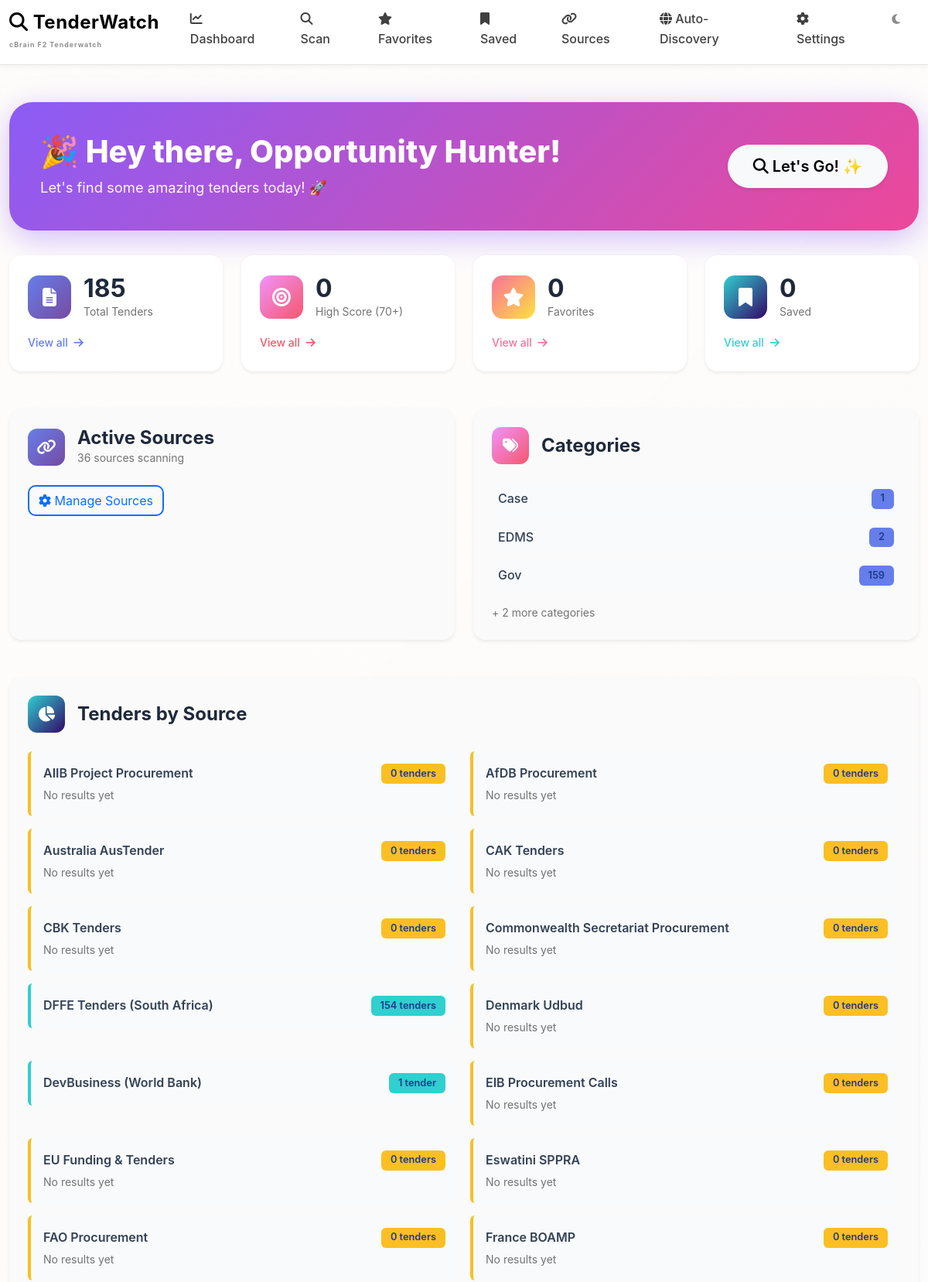
The page / (upper part) on the database its author committed.
### app/models.py (models this page shows)
class TenderResult(db.Model):
    id = db.Column(db.Integer, primary_key=True)
    title = db.Column(db.Text, nullable=False)
    title_translated = db.Column(db.Text, default="")
    link = db.Column(db.Text, unique=True, nullable=False)
    description = db.Column(db.Text, default="")
    description_translated = db.Column(db.Text, default="")
    buyer = db.Column(db.String(200))
    country = db.Column(db.String(200))
    deadline = db.Column(db.String(200))
    publication_date = db.Column(db.String(200))  # F2: for timing filter
    score = db.Column(db.Float)
    keywords_matched = db.Column(db.Text)
    scoring_breakdown = db.Column(db.Text, default="")
    inferred_domains = db.Column(db.Text, default="")  # JSON: ["EDMS", "Workflow", "Gov"]
    priority_level = db.Column(db.String(20), default="LOW")  # HIGH, MEDIUM, LOW, LOCKED, CONDITIONAL, STRATEGIC
    likely_fit_for_f2 = db.Column(db.String(20), default="uncertain")  # true, false, uncertain, no-go, discuss, conditional, strategic
    timing_status = db.Column(db.String(100), default="")  # Timing constraint result
    procurement_status = db.Column(db.String(30), default="open")  # open, locked, locked_but_open, conditional_nogo, conditional_strategic
    requires_qualification = db.Column(db.Boolean, default=False)  # True if Microsoft-mandated
    qualification_reason = db.Column(db.Text, default="")  # Why qualification is needed
    qualification_answers = db.Column(db.Text, default="")  # JSON: user-provided answers to qualification questions
    platform_commitment_signals = db.Column(db.Text, default="")  # JSON: detected Microsoft commitment signals
    discovery_method = db.Column(db.String(50), default="manual")  # 'manual', 'auto', 'priority'
    search_query = db.Column(db.String(500))  # Search query that found this (for auto-discovered)
    search_source = db.Column(db.String(50))  # 'google', 'bing', or source name
    semantic_score = db.Column(db.Float, default=0.0)
    ai_confidence = db.Column(db.Float, default=0.0)
    entities_extracted = db.Column(db.Text, default="")  # JSON with extracted entities
    ai_summary = db.Column(db.Text, default="")  # AI-generated summary
    saved = db.Column(db.Boolean, default=False)
    favorite = db.Column(db.Boolean, default=False)
    notified = db.Column(db.Boolean, default=False)
    source_id = db.Column(db.Integer, db.ForeignKey("tender_source.id"))
    source = db.relationship("TenderSource")
    category = db.Column(db.String(100))
    confidence = db.Column(db.Float)
    created_at = db.Column(db.DateTime, default=datetime.utcnow)

class TenderSource(db.Model):
    id = db.Column(db.Integer, primary_key=True)
    name = db.Column(db.String(200), nullable=False)
    url = db.Column(db.String(500), nullable=False)
    active = db.Column(db.Boolean, default=True)
    favorite = db.Column(db.Boolean, default=False)
    created_at = db.Column(db.DateTime, default=datetime.utcnow)

### app/routes.py (the view)
@main.route("/")
def dashboard():
    one_month_ago = datetime.utcnow() - timedelta(days=30)
    total_tenders = TenderResult.query.filter(TenderResult.created_at >= one_month_ago).count()
    high_score_count = TenderResult.query.filter(
        TenderResult.score >= 70,
        TenderResult.created_at >= one_month_ago
    ).count()
    saved_count = TenderResult.query.filter_by(saved=True).filter(
        TenderResult.created_at >= one_month_ago
    ).count()
    favorite_count = TenderResult.query.filter_by(favorite=True).filter(
        TenderResult.created_at >= one_month_ago
    ).count()
    active_sources = TenderSource.query.filter_by(active=True).count()
    source_contributions = db.session.query(
        TenderSource.name,
        db.func.count(TenderResult.id).label('count')
    ).outerjoin(TenderResult).group_by(TenderSource.name).all()
    categories = db.session.query(
        TenderResult.category,
        db.func.count(TenderResult.id).label('count')
    ).filter(TenderResult.created_at >= one_month_ago).group_by(TenderResult.category).all()
    recent_tenders = TenderResult.query.filter(
        TenderResult.created_at >= one_month_ago
    ).order_by(TenderResult.created_at.desc()).limit(10).all()
    return render_template(
        "dashboard.html",
        total_tenders=total_tenders,
        high_score_count=high_score_count,
        saved_count=saved_count,
        favorite_count=favorite_count,
        active_sources=active_sources,
        source_contributions=source_contributions,
        categories=categories,
        recent_tenders=recent_tenders,
    )

### app/templates/dashboard.html (shortened to what this page needs)
{% extends "base.html" %}
{% block content %}
<div style="background: linear-gradient(135deg, #8b5cf6 0%, #ec4899 100%); padding: 2.5rem; border-radius: 30px; margin-bottom: 2rem; color: white; box-shadow: 0 10px 40px rgba(139, 92, 246, 0.4); animation: fadeIn 0.6s ease-in;">
    <div class="row align-items-center">
        <div class="col-md-8">
            <h1 style="margin: 0; font-weight: 800; font-size: 2.5rem;">🎉 Hey there, Opportunity Hunter!</h1>
            <p style="margin: 0.5rem 0 0 0; opacity: 0.95; font-size: 1.15rem;">Let's find some amazing tenders today! 🚀</p>
        </div>
        <div class="col-md-4 text-end">
            <a href="{{ url_for('main.scan') }}" class="btn btn-light btn-lg shadow-sm" style="border-radius: 50px; padding: 0.75rem 2rem; font-weight: 600; animation: pulse 2s infinite;">
                <i class="fas fa-search"></i> Let's Go! ✨
            </a>
        </div>
    </div>
</div>
<div class="row mb-5 g-4">
    <div class="col-md-3 col-sm-6">
        <div class="card border-0 h-100 shadow-sm hover-lift" style="background: white; border-radius: 16px; transition: all 0.3s ease;">
            <div class="card-body p-4">
                <div class="d-flex align-items-center mb-3">
                    <div style="background: linear-gradient(135deg, #667eea 0%, #764ba2 100%); width: 56px; height: 56px; border-radius: 14px; display: flex; align-items: center; justify-content: center; margin-right: 1rem;">
                        <i class="fas fa-file-alt" style="color: white; font-size: 1.5rem;"></i>
                    </div>
                    <div>
                        <h2 class="mb-0" style="font-weight: 700; color: #1e293b;">{{ total_tenders }}</h2>
                        <p class="mb-0 text-muted" style="font-size: 0.875rem;">Total Tenders</p>
                    </div>
                </div>
                <a href="{{ url_for('main.scan') }}" class="text-decoration-none" style="color: #667eea; font-weight: 500; font-size: 0.875rem;">View all <i class="fas fa-arrow-right ms-1"></i></a>
            </div>
        </div>
    </div>
    <div class="col-md-3 col-sm-6">
        <div class="card border-0 h-100 shadow-sm hover-lift" style="background: white; border-radius: 16px; transition: all 0.3s ease;">
            <div class="card-body p-4">
                <div class="d-flex align-items-center mb-3">
                    <div style="background: linear-gradient(135deg, #f093fb 0%, #f5576c 100%); width: 56px; height: 56px; border-radius: 14px; display: flex; align-items: center; justify-content: center; margin-right: 1rem;">
                        <i class="fas fa-bullseye" style="color: white; font-size: 1.5rem;"></i>
                    </div>
                    <div>
                        <h2 class="mb-0" style="font-weight: 700; color: #1e293b;">{{ high_score_count }}</h2>
                        <p class="mb-0 text-muted" style="font-size: 0.875rem;">High Score (70+)</p>
                    </div>
                </div>
                <a href="{{ url_for('main.scan', min_score=70) }}" class="text-decoration-none" style="color: #f5576c; font-weight: 500; font-size: 0.875rem;">View all <i class="fas fa-arrow-right ms-1"></i></a>
            </div>
        </div>
    </div>
    <div class="col-md-3 col-sm-6">
        <div class="card border-0 h-100 shadow-sm hover-lift" style="background: white; border-radius: 16px; transition: all 0.3s ease;">
            <div class="card-body p-4">
                <div class="d-flex align-items-center mb-3">
                    <div style="background: linear-gradient(135deg, #fa709a 0%, #fee140 100%); width: 56px; height: 56px; border-radius: 14px; display: flex; align-items: center; justify-content: center; margin-right: 1rem;">
                        <i class="fas fa-star" style="color: white; font-size: 1.5rem;"></i>
                    </div>
                    <div>
                        <h2 class="mb-0" style="font-weight: 700; color: #1e293b;">{{ favorite_count }}</h2>
                        <p class="mb-0 text-muted" style="font-size: 0.875rem;">Favorites</p>
                    </div>
                </div>
                <a href="{{ url_for('main.favorites') }}" class="text-decoration-none" style="color: #fa709a; font-weight: 500; font-size: 0.875rem;">View all <i class="fas fa-arrow-right ms-1"></i></a>
            </div>
        </div>
    </div>
    <div class="col-md-3 col-sm-6">
        <div class="card border-0 h-100 shadow-sm hover-lift" style="background: white; border-radius: 16px; transition: all 0.3s ease;">
            <div class="card-body p-4">
                <div class="d-flex align-items-center mb-3">
                    <div style="background: linear-gradient(135deg, #30cfd0 0%, #330867 100%); width: 56px; height: 56px; border-radius: 14px; display: flex; align-items: center; justify-content: center; margin-right: 1rem;">
                        <i class="fas fa-bookmark" style="color: white; font-size: 1.5rem;"></i>
                    </div>
                    <div>
                        <h2 class="mb-0" style="font-weight: 700; color: #1e293b;">{{ saved_count }}</h2>
                        <p class="mb-0 text-muted" style="font-size: 0.875rem;">Saved</p>
                    </div>
                </div>
                <a href="{{ url_for('main.saved') }}" class="text-decoration-none" style="color: #30cfd0; font-weight: 500; font-size: 0.875rem;">View all <i class="fas fa-arrow-right ms-1"></i></a>
            </div>
        </div>
    </div>
</div>
<div class="row mb-5 g-4">
    <div class="col-md-6">
        <div class="card border-0 shadow-sm h-100" style="border-radius: 16px;">
            <div class="card-body p-4">
                <div class="d-flex align-items-center mb-4">
                    <div style="background: linear-gradient(135deg, #667eea 0%, #764ba2 100%); width: 48px; height: 48px; border-radius: 12px; display: flex; align-items: center; justify-content: center; margin-right: 1rem;">
                        <i class="fas fa-link" style="color: white; font-size: 1.25rem;"></i>
                    </div>
                    <div>
                        <h4 class="mb-0" style="font-weight: 700; color: #1e293b;">Active Sources</h4>
                        <p class="mb-0 text-muted" style="font-size: 0.875rem;">{{ active_sources }} sources scanning</p>
                    </div>
                </div>
                <a href="{{ url_for('main.sources') }}" class="btn btn-outline-primary" style="border-radius: 10px; border-width: 2px;">
                    <i class="fas fa-cog"></i> Manage Sources
                </a>
            </div>
        </div>
    </div>
    <div class="col-md-6">
        <div class="card border-0 shadow-sm h-100" style="border-radius: 16px;">
            <div class="card-body p-4">
                <div class="d-flex align-items-center mb-4">
                    <div style="background: linear-gradient(135deg, #f093fb 0%, #f5576c 100%); width: 48px; height: 48px; border-radius: 12px; display: flex; align-items: center; justify-content: center; margin-right: 1rem;">
                        <i class="fas fa-tags" style="color: white; font-size: 1.25rem;"></i>
                    </div>
                    <h4 class="mb-0" style="font-weight: 700; color: #1e293b;">Categories</h4>
                </div>
                {% if categories %}
                <div class="d-flex flex-column gap-2">
                    {% for category_name, count in categories[:3] %}
                    <div class="d-flex justify-content-between align-items-center p-2 rounded" style="background: #f8fafc;">
                        <span style="font-weight: 500; color: #334155;">
                            {% if category_name %}
                                {{ category_name }}
                            {% else %}
                                Uncategorized
                            {% endif %}
                        </span>
                        <span class="badge" style="background: #667eea; font-weight: 600;">{{ count }}</span>
                    </div>
                    {% endfor %}
                </div>
                {% if categories|length > 3 %}
                <p class="text-muted mb-0 mt-3" style="font-size: 0.875rem;">+ {{ categories|length - 3 }} more categories</p>
                {% endif %}
                {% else %}
                <p class="text-muted mb-0">No categories yet. Run a scan to start.</p>
                {% endif %}
            </div>
        </div>
    </div>
</div>
<div class="card border-0 shadow-sm mb-5" style="border-radius: 16px;">
    <div class="card-body p-4">
        <div class="d-flex align-items-center mb-4">
            <div style="background: linear-gradient(135deg, #30cfd0 0%, #330867 100%); width: 48px; height: 48px; border-radius: 12px; display: flex; align-items: center; justify-content: center; margin-right: 1rem;">
                <i class="fas fa-chart-pie" style="color: white; font-size: 1.25rem;"></i>
            </div>
            <h4 class="mb-0" style="font-weight: 700; color: #1e293b;">Tenders by Source</h4>
        </div>
        {% if source_contributions %}
        <div class="row g-3">
            {% for source_name, count in source_contributions %}
            <div class="col-md-6">
                <div class="p-3 rounded" style="background: #f8fafc; border-left: 4px solid {% if count > 0 %}#30cfd0{% else %}#fbbf24{% endif %};">
                    <div class="d-flex justify-content-between align-items-center">
                        <span style="font-weight: 600; color: #334155;">{{ source_name }}</span>
                        <span class="badge" style="background: {% if count > 0 %}#30cfd0{% else %}#fbbf24{% endif %}; font-weight: 600;">
                            {{ count }} tender{% if count != 1 %}s{% endif %}
                        </span>
                    </div>
                    {% if count == 0 %}
                    <small class="text-muted d-block mt-1">No results yet</small>
                    {% endif %}
                </div>
            </div>
            {% endfor %}
        </div>
        {% else %}
        <div class="text-center py-4">
            <i class="fas fa-inbox" style="font-size: 3rem; color: #cbd5e1; margin-bottom: 1rem;"></i>
            <p class="text-muted mb-0">No tenders yet. <a href="{{ url_for('main.scan') }}" style="font-weight: 600;">Run a scan</a> to get started.</p>
        </div>
        {% endif %}
    </div>
</div>
{% endblock %}

### app/templates/base.html (style rules this page uses)
:root { --primary: #ffffff; --accent: #f5f5f5; --bg-dark: #ffffff; --bg-card: #fafafa; --bg-hover: #f5f5f5; --border: #e5e5e5; --text-primary: #000000; --text-secondary: #737373; }
* { scrollbar-color: #d1d5db #f9fafb; scrollbar-width: thin; transition: background-color 0.3s ease, color 0.3s ease, border-color 0.3s ease; }
body { background-color: var(--bg-dark); color: var(--text-primary); font-family: -apple-system, BlinkMacSystemFont, 'Segoe UI', Roboto, 'Helvetica Neue', Arial, sans-serif; line-height: 1.6; }
.card { background-color: var(--bg-card); border: 1px solid var(--border); border-radius: 12px; transition: all 0.3s ease; overflow: hidden; }
.card-body { color: var(--text-primary); padding: 1.5rem; }
.badge { padding: 0.4rem 0.75rem; font-size: 0.8rem; font-weight: 600; background-color: #dbeafe; color: #1e3a8a; }
a { color: var(--accent); text-decoration: none; transition: all 0.2s ease; }
.text-muted { color: var(--text-secondary) !important; }
.card { animation: fadeIn 0.5s ease-out backwards; }
.card:nth-child(1) { animation-delay: 0.1s; }
.badge { animation: fadeIn 0.5s ease-out; }
.btn { transition: all 0.3s cubic-bezier(0.4, 0, 0.2, 1); position: relative; }
i { transition: all 0.3s ease; }
body::before { content: ''; position: fixed; top: 0; left: 0; width: 100%; height: 100%; background: linear-gradient( -45deg, rgba(59, 130, 246, 0.03), rgba(16, 185, 129, 0.03), rgba(59, 130, 246, 0.03), rgba(217, 119, 6, 0.02) ); background-size: 400% 400%; animation: gradientShift 15s ease infinite; pointer-events: none; z-index: -1; }
* { animation: fadeIn 0.3s ease-out; }

### rows shown on the page
TenderResult: category "Gov", id "159"
TenderSource: name "AIIB Project Procurement", favorite "0", shows "s", shows "No results yet"
TenderSource: name "AfDB Procurement", count "0", shows "s", shows "No results yet"
TenderSource: name "Australia AusTender", count "0", shows "No results yet"
TenderSource: name "CAK Tenders", favorite "0", shows "No results yet"
TenderSource: name "CBK Tenders", favorite "0", shows "No results yet"
TenderSource: name "Commonwealth Secretariat Procurement", favorite "0", shows "s", shows "No results yet"
TenderResult: buyer "DFFE Tenders (South Africa)", id "154"
TenderSource: name "Denmark Udbud", favorite "0", shows "s", shows "No results yet"
TenderSource: name "DevBusiness (World Bank)", count "1"
TenderSource: name "EIB Procurement Calls", favorite "0", shows "No results yet"
TenderSource: name "EU Funding & Tenders", count "0", shows "No results yet"
TenderSource: name "Eswatini SPPRA", active "0", shows "No results yet"
TenderSource: name "FAO Procurement", count "0", shows "s", shows "No results yet"
TenderSource: name "France BOAMP", count "0", shows "s", shows "No results yet"

### other values the page prints
{{ total_tenders }} "185"
{{ high_score_count }} "0"
{{ favorite_count }} "0"
{{ saved_count }} "0"
{{ active_sources }} "36"
{{ category_name }} "Case" "EDMS"
{{ count }} "1" "2"
{{ categories|length - 3 }} "2"
